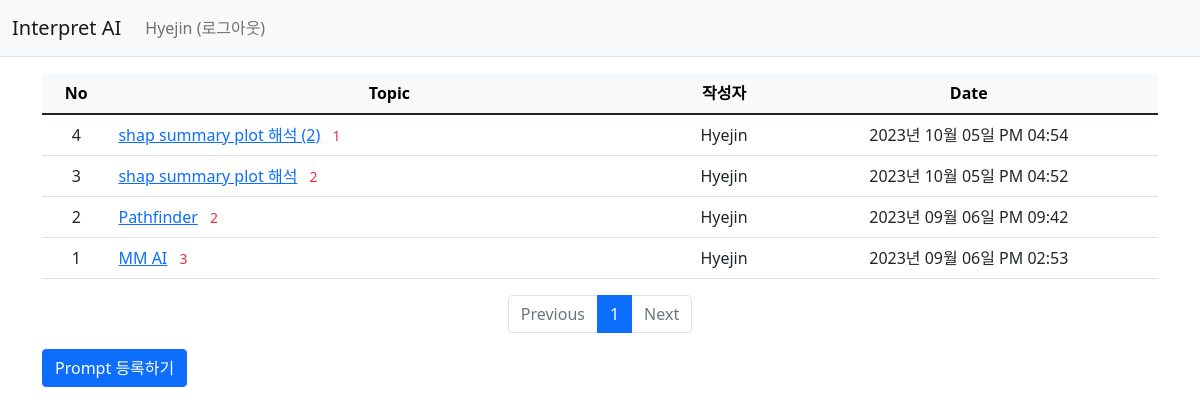
Page /prompt/list/ (signed in) on the committed database.
### iai/models.py (models this page shows)
class User(db.Model):
    id = db.Column(db.Integer, primary_key=True)
    username = db.Column(db.String(150), unique=True, nullable=False)
    password = db.Column(db.String(200), nullable=False)

class Prompt(db.Model):
    id = db.Column("id", db.Integer, primary_key=True)
    component = db.Column("component", db.String(200), nullable=False)
    content = db.Column("content", db.Text(), nullable=False)
    create_date = db.Column("create_date", db.DateTime(), nullable=False)
    user_id = db.Column(db.Integer, db.ForeignKey('user.id', ondelete='CASCADE'), nullable=False)
    user = db.relationship('User', backref=db.backref('prompt_set'))
    modify_date = db.Column(db.DateTime(), nullable=True)

### iai/views/prompt_views.py (the view)
@bp.route('/list/')
def _list():
    page = request.args.get('page', type=int, default=1)
    prompt_list = Prompt.query.order_by(Prompt.create_date.desc())
    prompt_list = prompt_list.paginate(page=page, per_page=15)
    return render_template('prompt/prompt_list.html', prompt_list=prompt_list)

### iai/filter.py (called while the page is built)
def format_datetime(value, fmt='%Y년 %m월 %d일 %p %I:%M'):
    return value.strftime(fmt)

### iai/views/auth_views.py (called while the page is built)
@bp.before_app_request
def load_logged_in_user():
    user_id = session.get('user_id')
    if user_id is None:
        g.user = None
    else:
        g.user = User.query.get(user_id)

### iai/templates/prompt/prompt_list.html
{% extends 'base.html' %}
{% block content %}
<div class="container my-3">
    <table class="table">
        <thead>
        <tr class="text-center table-light">
            <th>No</th>
            <th style="width:50%">Topic</th>
            <th>작성자</th>
            <th>Date</th>
        </tr>
        </thead>
        <tbody>
        {% if prompt_list %}
            {% for prompt in prompt_list.items %}
            <tr class="text-center">
                <td>{{ prompt_list.total - ((prompt_list.page-1) * prompt_list.per_page) - loop.index0 }}</td>
                <td class="text-start">
                    <a href="{{ url_for('prompt.detail', prompt_id=prompt.id) }}">{{ prompt.component }}</a>
                    {% if prompt.answer_set|length > 0 %}
                    <span class="text-danger small mx-2">{{ prompt.answer_set|length }}</span>
                    {% endif %}
                </td>
                <td>{{ prompt.user.username }}</td>
                <td>{{ prompt.create_date|datetime }}</td>
            </tr>
            {% endfor %}
        {% else %}
        <tr>
            <td colspan="3">질문이 없습니다.</td>
        </tr>
        {% endif %}
        </tbody>
    </table>
    <ul class="pagination justify-content-center">
        {% if prompt_list.has_prev %}
        <li class="page-item">
            <a class="page-link" href="?page={{ prompt_list.prev_num }}">Previous</a>
        </li>
        {% else %}
        <li class="page-item disabled">
            <a class="page-link" tabindex="-1" aria-disabled="true" href="javascript:void(0)">Previous</a>
        </li>
        {% endif %}
        {% for page_num in prompt_list.iter_pages() %}
        {% if page_num %}
        {% if page_num != prompt_list.page %}
        <li class="page-item">
            <a class="page-link" href="?page={{ page_num }}">{{ page_num }}</a>
        </li>
        {% else %}
        <li class="page-item active" aria-current="page">
            <a class="page-link" href="javascript:void(0)">{{ page_num }}</a>
        </li>
        {% endif %}
        {% else %}
        <li class="disabled">
            <a class="page-link" href="javascript:void(0)">...</a>
        </li>
        {% endif %}
        {% endfor %}
        {% if prompt_list.has_next %}
        <li class="page-item">
            <a class="page-link" href="?page={{ prompt_list.next_num }}">Next</a>
        </li>
        {% else %}
        <li class="page-item disabled">
            <a class="page-link" tabindex="-1" aria-disabled="true" href="javascript:void(0)">Next</a>
        </li>
        {% endif %}
    </ul>
    <a href="{{ url_for('prompt.create') }}" class="btn btn-primary">Prompt 등록하기</a>
</div>
{% endblock %}

### iai/templates/navbar.html (shortened to what this page needs)
<nav class="navbar navbar-expand-lg navbar-light bg-light border-bottom">
    <div class="container-fluid">
        <a class="navbar-brand" href="{{ url_for('main.index') }}">Interpret AI</a>
        <div class="collapse navbar-collapse" id="navbarSupportedContent">
            {% if g.user %}
            <ul class="navbar-nav">
                <li class="nav-item ">
                    <a class="nav-link" href="{{ url_for('auth.logout') }}">{{ g.user.username }} (로그아웃)</a>
                </li>
            </ul>
            {% endif %}
        </div>
    </div>
</nav>

### rows in the picture
User: user.username "Hyejin"
Prompt: id "4", component "shap summary plot 해석 (2)", answer_set|length "1", user.username "Hyejin", create_date "2023년 10월 05일 PM 04:54"
Prompt: id "3", component "shap summary plot 해석", answer_set|length "2", user.username "Hyejin", create_date "2023년 10월 05일 PM 04:52"
Prompt: id "2", component "Pathfinder", answer_set|length "2", user.username "Hyejin", create_date "2023년 09월 06일 PM 09:42"
Prompt: total "1", component "MM AI", answer_set|length "3", user.username "Hyejin", create_date "2023년 09월 06일 PM 02:53"

### other values in the picture
{{ page_num }} "1"
